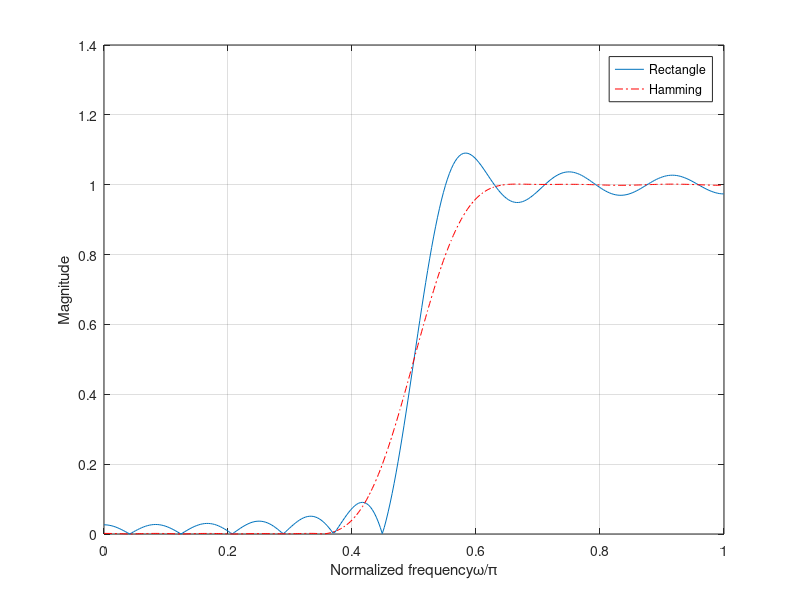

Source code (MATLAB):
wc=0.5*pi;
M=25;
alpha=(M-1)/2;
eps=.001;
n=0:1:M-1;
hd=(sin(pi*(n-alpha+eps))-sin(wc*(n-alpha+eps)))./(pi*(n-alpha+eps));
wr=boxcar(M);
hn=hd.*wr';
w=0:0.01:pi;
h=freqz(hn,1,w);
plot(w/pi,abs(h));
hold on
wh=hamming(M);
hn=hd.*wh';
w=0:0.01:pi;
h=freqz(hn,1,w);
plot(w/pi,abs(h),'r-.');grid;
xlabel('Normalized frequency\omega/\pi');
ylabel('Magnitude');
legend('Rectangle', 'Hamming')
hold off
